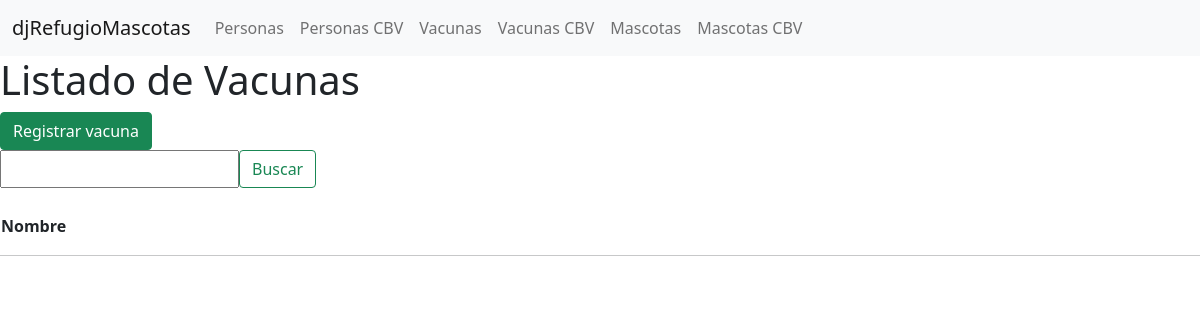
/mascota/vacuna/fnc/list/, run on an earlier commit of the app's database.
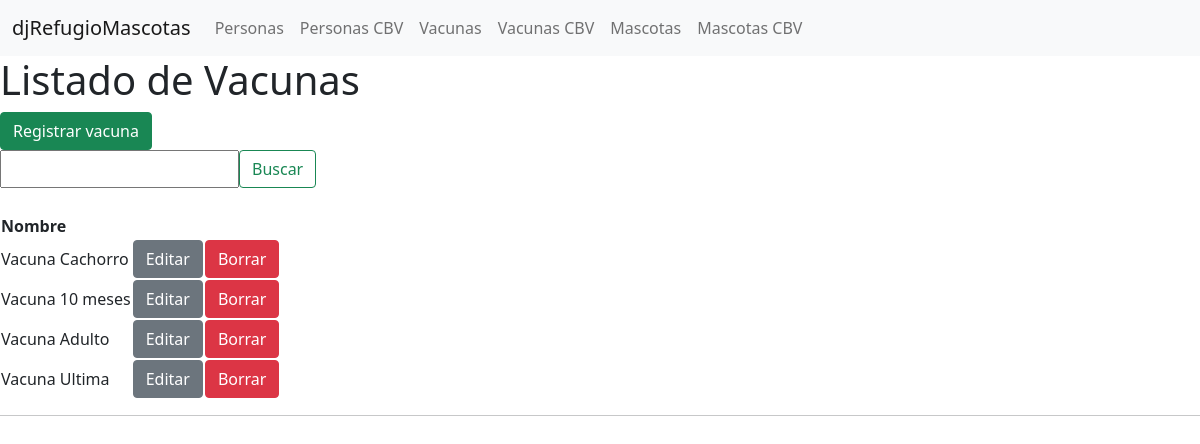
And on a later commit of the database.
### apps/mascota/models.py (models this page shows, shortened)
class Vacuna(models.Model):
    nombre = models.CharField(max_length=50)

### apps/mascota/views.py (the view)
def vacuna_list(request):
    form, queryset = SearchForm(request.GET), None
    if form.is_valid():
        cd = form.cleaned_data
        if not cd['q']:
            queryset = Vacuna.objects.all()
        else:
            queryset = Vacuna.objects.filter(nombre__icontains=cd['q'])
    return render(request, "mascota__vacuna_listado.html", {
        "code": "fnc/",
        "buscador": form,
        "object_list": queryset,
    })

### djRefugioAnimales/forms.py
class SearchForm(forms.Form):
    q = forms.CharField(label="Buscador", max_length=50, required=False)

### apps/mascota/templates/mascota__vacuna_listado.html (shortened to what this page needs)
{% extends 'base.html' %}
{% block content %}
    <h1>Listado de Vacunas</h1>
    <div class="bibl-table">
        <div class="bibl-table-header">
            <a href="/mascota/vacuna/{{ code }}new/">
                <button type="button" class="btn btn-success"> Registrar vacuna</button>
            </a>
            {% if buscador %}
            <form method="get" class="d-flex">
                {{ buscador.q }}
                <button class="btn btn-outline-success" type="submit">Buscar</button>
            </form>
            {% endif %}
        </div>
        <div class="bibl-table-body" style="margin-top: 25px;">
            <table>
                <thead>
                <tr>
                    <th scope="col">Nombre</th>
                </tr>
                </thead>
                <tbody>{% for data in object_list %}
                    <tr>
                        <td>{{ data.nombre }}</td>
                        <td><a href="/mascota/vacuna/{{ code }}edit/{{ data.id }}" class="btn btn-secondary">Editar</a></td>
                        <td><a href="/mascota/vacuna/{{ code }}delete/{{ data.id }}" class="btn btn-danger">Borrar</a></td>
                    </tr>{% endfor %}
                </tbody>
            </table>
        </div>
    </div>
{% endblock  %}

### djRefugioAnimales/templates/base.html (shortened to what this page needs)
{% load static %}
<!doctype html>
<html lang="en">
  <head>
    <link href="https://cdn.jsdelivr.net/npm/bootstrap@5.0.1/dist/css/bootstrap.min.css" rel="stylesheet">
  </head>
  <body>
    {% include 'navbar.html' %}
    {% block content %}{% endblock %}
    {% block footer %}<hr>{% endblock  %}
  </body>
</html>

### djRefugioAnimales/templates/navbar.html (shortened to what this page needs)
<nav class="navbar navbar-expand-lg navbar-light bg-light">
  <div class="container-fluid">
    <a href="/" class="navbar-brand" href="#">djRefugioMascotas</a>
    <div class="collapse navbar-collapse" id="navbarSupportedContent">
      <ul class="navbar-nav me-auto mb-2 mb-lg-0">
        <li class="nav-item">
          <a class="nav-link" href="/adopcion/persona/fnc/list/" tabindex="-1" aria-disabled="true">Personas</a>
        </li>
        <li class="nav-item">
          <a class="nav-link" href="/adopcion/persona/list/" tabindex="-1" aria-disabled="true">Personas CBV</a>
        </li>
        <li class="nav-item">
          <a class="nav-link" href="/mascota/vacuna/fnc/list/" tabindex="-1" aria-disabled="true">Vacunas</a>
        </li>
        <li class="nav-item">
          <a class="nav-link" href="/mascota/vacuna/list/" tabindex="-1" aria-disabled="true">Vacunas CBV</a>
        </li>
        <li class="nav-item">
          <a class="nav-link" href="/mascota/mascota/fnc/list/" tabindex="-1" aria-disabled="true">Mascotas</a>
        </li>
        <li class="nav-item">
          <a class="nav-link" href="/mascota/mascota/list/" tabindex="-1" aria-disabled="true">Mascotas CBV</a>
        </li>
      </ul>
    </div>
  </div>
</nav>

What changed in the data, as far as the page shows it:
added Vacuna: nombre "Vacuna Cachorro"
added Vacuna: nombre "Vacuna 10 meses"
added Vacuna: nombre "Vacuna Adulto"
added Vacuna: nombre "Vacuna Ultima"
